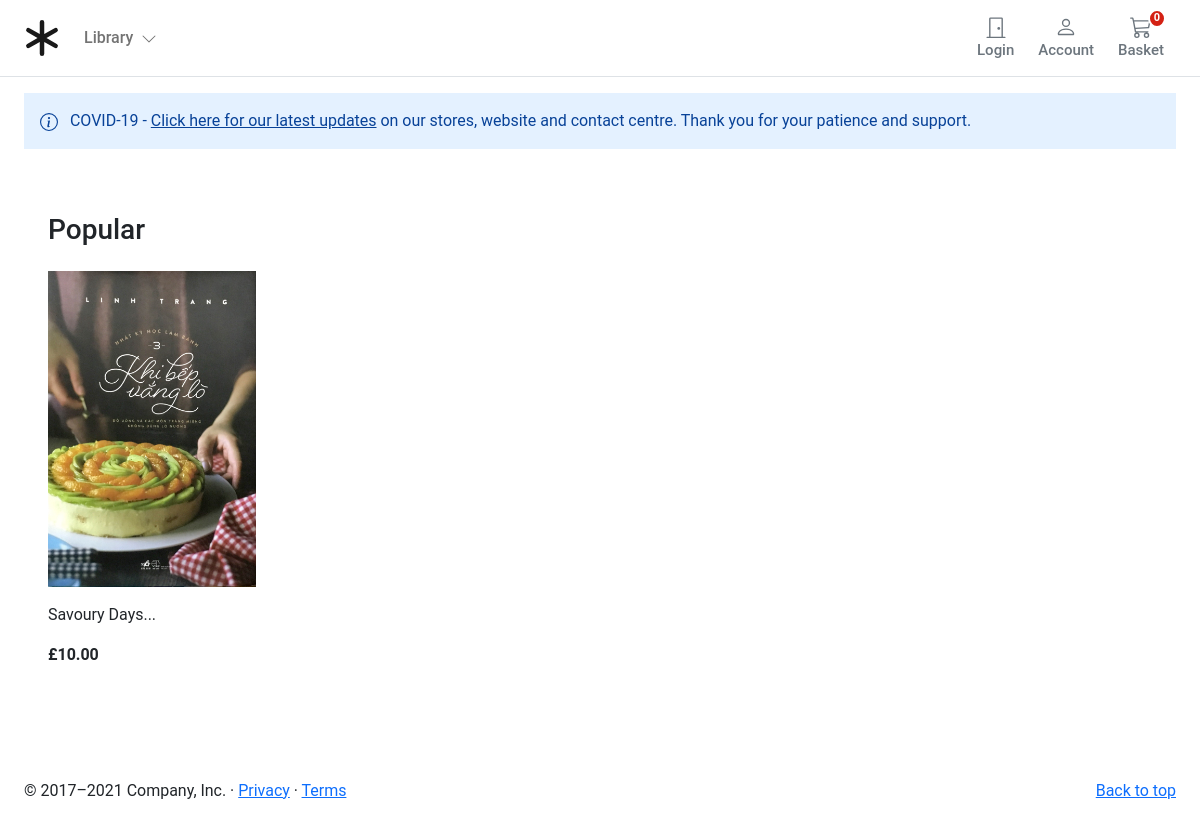
Before: / with the older database file.
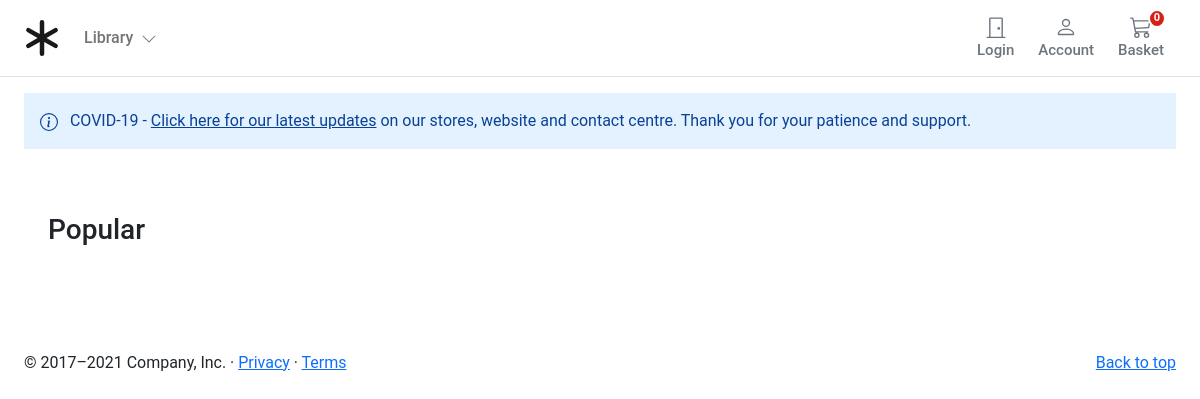
After: the same page with the newer database file.
### store/models.py (models this page shows, shortened)
class Product(models.Model):
    category = models.ForeignKey(Category, related_name='product', on_delete=models.CASCADE)
    created_by = models.ForeignKey(settings.AUTH_USER_MODEL, on_delete=models.CASCADE, related_name='product_creator')
    title = models.CharField(max_length=255)
    author = models.CharField(max_length=255, default='admin')
    description = models.TextField(blank=True)
    image = models.ImageField(upload_to='images/', default='images/default.png')
    slug = models.SlugField(max_length=255)
    price = models.DecimalField(max_digits=4, decimal_places=2)
    in_stock = models.BooleanField(default=True)
    is_active = models.BooleanField(default=True)
    created = models.DateTimeField(auto_now_add=True)
    updated = models.DateTimeField(auto_now=True)
    objects = models.Manager()
    products = ProductManager()
    class Meta:
        verbose_name_plural = 'Products'
        ordering = ('-created',) # latest ones go up
    def get_absolute_url(self):
        return reverse('store:product_detail', args=[self.slug])

### store/views.py (the view)
# urls.py: path('', views.product_all, name = 'product_all'),
def product_all(request):
    products = Product.products.all() # select all active from product table -> save into products variable
    return render(request, 'store/home.html', {'products': products})

### basket/basket.py (called while the page is built)
    def __len__(self):
        return sum(item['qty'] for item in self.basket.values())

### basket/context_processors.py (called while the page is built)
def basket(request):
    return {'basket': Basket(request)}

### store/context_processors.py (called while the page is built)
def categories(request):
    return {
        'categories': Category.objects.all()
    }

### store/models.py (called while the page is built)
    def get_queryset(self):
        return super(ProductManager, self).get_queryset().filter(is_active=True)

    def get_absolute_url(self):
        return reverse('store:category_list', args=[self.slug])

### templates/store/home.html (shortened to what this page needs)
{% extends "./base.html" %}
{% load static %}
{% block content %}
<main>
  <div class="container">
    <div class="alert alert-primary fw600 rounded-0 border-0 py-3" role="alert">
      COVID-19 - <u>Click here for our latest updates</u> on our stores, website and contact centre. Thank you for
      your patience and support.
    </div>
    <div class="container">
      <div class="row">
        <div class="album py-5">
          <div class="pb-3">
            <h1 class="h3">Popular</h1>
          </div>
          <div class="row row-cols-1 row-cols-sm-2 row-cols-md-5 g-3">
            {% for product in products %}
            <div class="col">
              <div class="card border-0">
                <img class="img-fluid" alt="Responsive image" src="{{ product.image.url }}">
                <div class="card-body px-0">
                  <p class="card-text">
                    <a class="text-dark text-decoration-none"
                      href="{{ product.get_absolute_url }}">{{ product.title|slice:":50" }}...</a>
                  </p>
                  <div class="fw-bold">£{{product.price}}</div>
                </div>
              </div>
            </div>
            {% endfor %}
          </div>
        </div>
      </div>
    </div>
</main>
{% endblock %}

### templates/store/base.html (shortened to what this page needs)
 {% load static %}
 <!DOCTYPE html>
 <html>
 <head>
   <link href="https://cdn.jsdelivr.net/npm/bootstrap@5.0.0-beta1/dist/css/bootstrap.min.css" rel="stylesheet"
>
   <link rel="stylesheet" href="{% static 'core/css/base.css' %}"/>
   <link rel="stylesheet" href="{% static 'basket/css/basket.css' %}"/>
 </head>
 <body>
   <header class = "pb-3">
  <nav class="navbar navbar-expand-md navbar-light bg-white border-bottom">
    <div class="container-fluid px-md-4">
        <div class="d-flex w-100 navbar-collapse">
            <a class="navbar-brand d-flex-inline" href="/">
            </a>
            <ul class="navbar-nav me-auto mb-2 mb-md-0">
                <li class="nav-item dropdown">
                    <a class="nav-link dropdown-toggle d-none d-md-block fw500" href="#" id="navbarDropdown"
                        role="button" data-bs-toggle="dropdown" aria-expanded="false">
                        Library
                        <i class="ps-1"><svg xmlns="http://www.w3.org/2000/svg" width="16" height="16"
                                fill="currentColor" class="bi bi-chevron-down" viewBox="0 0 16 16">
                                <path fill-rule="evenodd"
                                    d="M1.646 4.646a.5.5 0 0 1 .708 0L8 10.293l5.646-5.647a.5.5 0 0 1 .708.708l-6 6a.5.5 0 0 1-.708 0l-6-6a.5.5 0 0 1 0-.708z" />
                            </svg></i>
                    </a>
                </li>
            </ul>
            {% if user.is_authenticated %}
            <a type="button" role="button" href="{% url "account:logout" %}"
                class="btn btn-outline-secondary border-0 basket-btn">
                <div>
                    <svg xmlns="http://www.w3.org/2000/svg" width="22" height="22" fill="currentColor"
                        class="bi bi-door-closed" viewBox="0 0 16 16">
                        <path
                            d="M3 2a1 1 0 0 1 1-1h8a1 1 0 0 1 1 1v13h1.5a.5.5 0 0 1 0 1h-13a.5.5 0 0 1 0-1H3V2zm1 13h8V2H4v13z" />
                        <path d="M9 9a1 1 0 1 0 2 0 1 1 0 0 0-2 0z" />
                    </svg>
                </div>
                <span class="fs15 fw500">Logout</span>
            </a>
            {% else %}
            <a type="button" role="button" href="{% url "account:login" %}"
                class="btn btn-outline-secondary border-0 basket-btn">
                <div>
                    <svg xmlns="http://www.w3.org/2000/svg" width="22" height="22" fill="currentColor"
                        class="bi bi-door-closed" viewBox="0 0 16 16">
                        <path
                            d="M3 2a1 1 0 0 1 1-1h8a1 1 0 0 1 1 1v13h1.5a.5.5 0 0 1 0 1h-13a.5.5 0 0 1 0-1H3V2zm1 13h8V2H4v13z" />
                        <path d="M9 9a1 1 0 1 0 2 0 1 1 0 0 0-2 0z" />
                    </svg>
                </div>
                <span class="fs15 fw500">Login</span>
            </a>
            {% endif %}
            <a type="button" role="button" href="{% url "account:dashboard" %}"
                class="btn btn-outline-secondary border-0 basket-btn">
                <div>
                </div>
                <span class="fs15 fw500">Account</span>
            </a>
            <a type="button" role="button" href="{% url 'basket:basket_summary' %}"
                class="btn btn-outline-secondary border-0 basket-btn">
                {% with total_qty=basket|length %}
                <div id="basket-qty" class="basket-qty">
                    {% if total_qty > 0 %}
                    {{ total_qty }}
                    {% else %}
                    0
                    {% endif %}
                </div>
                {% endwith %}
                <div>
                </div>
                <span class="fs15 fw500">Basket</span>
            </a>
        </div>
    </div>
</nav>
</header>
   <div id="content">{% block content %} {% endblock %}</div>
  <footer class="container py-5 footer">
    <p class="float-end"><a href="#">Back to top</a></p>
    <p>&copy; 2017–2021 Company, Inc. &middot; <a href="#">Privacy</a> &middot; <a href="#">Terms</a></p>
  </footer>
 </body>
 </html>

### static/core/css/base.css (style rules this page uses)
@media (min-width: 1000px) { .container { max-width: 1000px; } }
@media (max-width: 1200px) { .container { max-width: 100%; padding:0 24px; } }
.dropdown-toggle::after { display: none; }
.alert-primary { background-color: #E4F1FF; }
html, body, p, div { letter-spacing: -0.02px; font-family: 'Roboto', sans-serif; }
.fs15 { font-size: 0.9375rem; }
.fw500 { font-weight: 500; }

### static/basket/css/basket.css (style rules this page uses)
.basket-qty { color: #fff; background: #d42114; border: 2px solid #fff; border-radius: 50%; text-align: center; font-size: 11px; height: 15px; width: 14px; position: absolute; box-sizing: content-box; font-weight: 600; display: flex; justify-content: center; align-items: center; top: 1px; right: 10px; }
.basket-btn { position: relative; }

Changed rows visible on the page:
removed Product: image (picture), title "Savoury Days", price "10.00"
